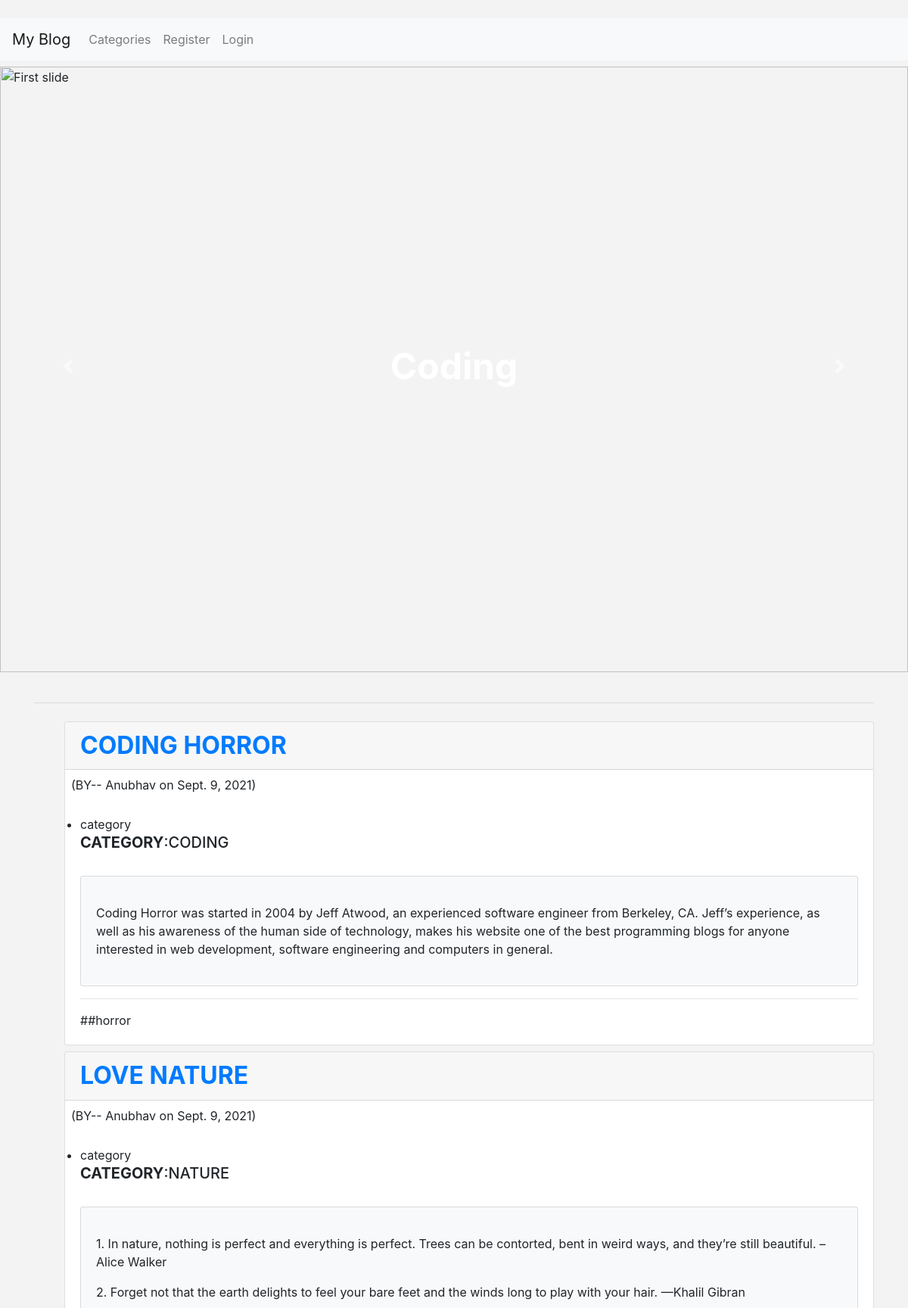
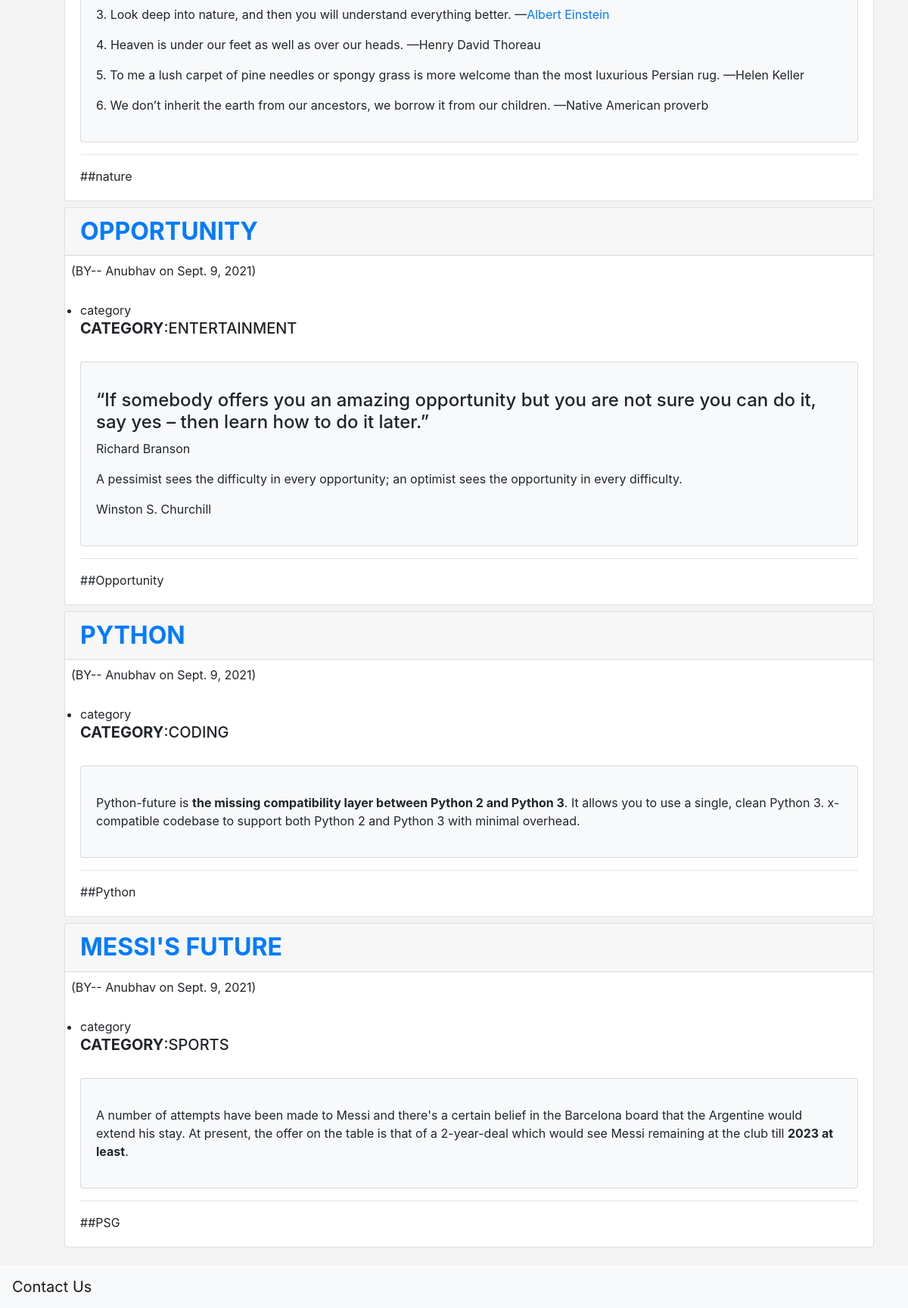
The page / on the database its author committed (2 pictures, top to bottom).
### myblog/models.py (models this page shows, shortened)
class Post(models.Model):
    title=models.CharField(max_length=255)
    header_image=models.ImageField(null=True,blank=True,upload_to="images/")
    title_tag=models.CharField(max_length=64,default="My Blog")
    author=models.ForeignKey(User,on_delete=models.CASCADE)
    body=RichTextField(blank=True,null=True)
    post_date=models.DateField(auto_now_add=True)
    snippet=models.CharField(max_length=255)
    category=models.CharField(max_length=255)##add default for admin site adding category
    likes=models.ManyToManyField(User,related_name='bog_posts')

### myblog/views.py (the view)
# urls.py: path("",HomeView.as_view(),name="home"),
class HomeView(ListView):
    model=Post           #will list our posts
    template_name="myblog/home.html"
    ordering=['-id']
    def get_context_data(self,*args,**kwargs):
        cat_menu=Category.objects.all()
        context=super(HomeView,self).get_context_data(*args,**kwargs)
        context["cat_menu"]=cat_menu
        context["Coding"]=Category.objects.get(name="Coding")
        context["sports"]=Category.objects.get(name="sports")
        context["Entertainment"]=Category.objects.get(name="Entertainment")
        context["Nature"]=Category.objects.get(name="Nature")
        return context

### myblog/models.py (called while the page is built)
    def __str__(self):
        return self.name

### myblog/templates/myblog/home.html (shortened to what this page needs)
{% extends 'myblog/base.html' %}
{% load static %}
    {% block head %}
    <div id="carouselExampleControls" class="carousel slide" data-ride="carousel">
        <div class="carousel-inner">
          <div class="carousel-item active">
            <h1><p style="position: absolute;font-size:larger;
                margin: 0;
                color: white;font-weight: bolder;
                left: 50%;
                top: 50%;
                transform: translate(-50%, -50%);">{{Coding}}</p></h1>
            <img class="d-block w-100 img-fluid" src="https://images.unsplash.com/photo-1515879218367-8466d910aaa4?ixid=MnwxMjA3fDB8MHxzZWFyY2h8MzJ8fGNvZGluZ3xlbnwwfHwwfHw%3D&ixlib=rb-1.2.1&w=1000&q=80" alt="First slide">
          </div>
        </div>
        <a class="carousel-control-prev" href="#carouselExampleControls" role="button" data-slide="prev">
          <span class="carousel-control-prev-icon" aria-hidden="true"></span>
        </a>
        <a class="carousel-control-next" href="#carouselExampleControls" role="button" data-slide="next">
          <span class="carousel-control-next-icon" aria-hidden="true"></span>
        </a>
      </div>
    {% endblock %}
   {% block body %}
<br>
<hr>
<ul class="my-4" >
    {% for post in object_list %}
    <div class="card my-2">
        <h2 class="card-header" style="font-weight: bolder;"><a href="{% url 'article-detail' post.pk %}">{{post.title|upper}} </a></h2>
        <div class="by my-2 mx-2">(BY-- {{post.author}} on {{post.post_date}})<br></div>
        <div class="card-body">
            <li>
                category
                <h5><b>CATEGORY</b>:{{post.category|upper}}</h5><br>
                <div class="card bg-light mb-3">
                    <div class="card-body">
                        <p>{{post.body|safe}}</p>
                    </div>
                  </div>
                <hr />
                {{ post.snippet }}
            </li>
        </div>
      </div>
    {% endfor %}
</ul>
   {% endblock %}

### myblog/static/myblog/style.css (style rules this page uses)
* { box-sizing: border-box; margin:0 }
body { background-color: #F3F3F3 }

### rows shown on the page
Post: title "CODING HORROR", author "Anubhav", post_date "Sept. 9, 2021", category "CODING", body "Coding Horror was started in 2004 by Jeff Atwood, an experienced software engineer from Berkeley, CA. Jeff’s experience, as well as his awareness of the human side of technology, makes his website one of the best programming blogs for anyone interested in web development, software engineering and computers in general.", snippet "##horror"
Post: title "LOVE NATURE", author "Anubhav", post_date "Sept. 9, 2021", category "NATURE", body "1. In nature, nothing is perfect and everything is perfect. Trees can be contorted, bent in weird ways, and they’re still beautiful. –Alice Walker 2. Forget not that the earth delights to feel your bare feet and the winds long to play with your hair. —Khalil Gibran 3. Look deep into nature, and then you will understand everything better. — Albert Einstein 4. Heaven is under our feet as well as over our heads. —Henry David Thoreau 5. To me a lush carpet of pine needles or spongy grass is more welcome than the most luxurious Persian rug. —Helen Keller 6. We don’t inherit the earth from our ancestors, we borrow it from our children. —Native American proverb", snippet "##nature"
Post: title "OPPORTUNITY", author "Anubhav", post_date "Sept. 9, 2021", category "ENTERTAINMENT", body "“If somebody offers you an amazing opportunity but you are not sure you can do it, say yes – then learn how to do it later.” Richard Branson A pessimist sees the difficulty in every opportunity; an optimist sees the opportunity in every difficulty. Winston S. Churchill", snippet "##Opportunity"
Post: title "PYTHON", author "Anubhav", post_date "Sept. 9, 2021", category "CODING", body "Python-future is the missing compatibility layer between Python 2 and Python 3 . It allows you to use a single, clean Python 3. x-compatible codebase to support both Python 2 and Python 3 with minimal overhead.", snippet "##Python"
Post: title "MESSI'S FUTURE", author "Anubhav", post_date "Sept. 9, 2021", category "SPORTS", body "A number of attempts have been made to Messi and there's a certain belief in the Barcelona board that the Argentine would extend his stay. At present, the offer on the table is that of a 2-year-deal which would see Messi remaining at the club till 2023 at least .", snippet "##PSG"
